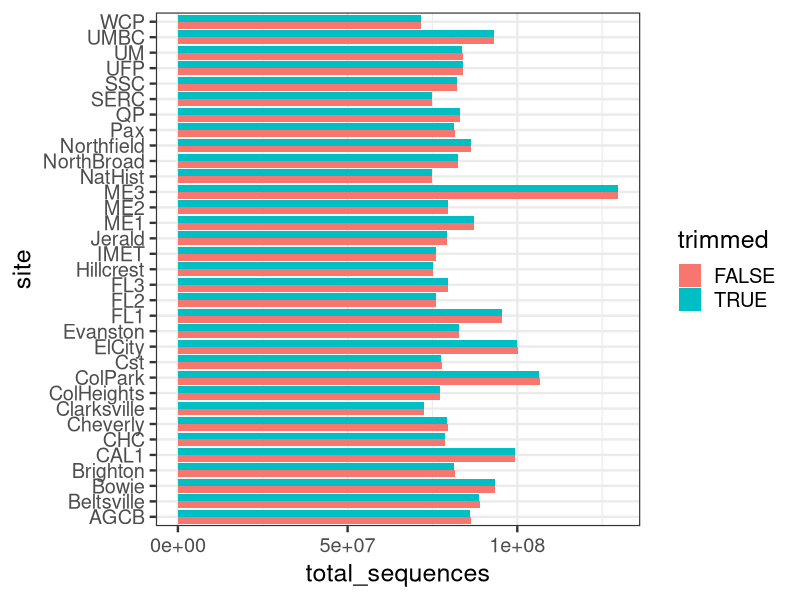
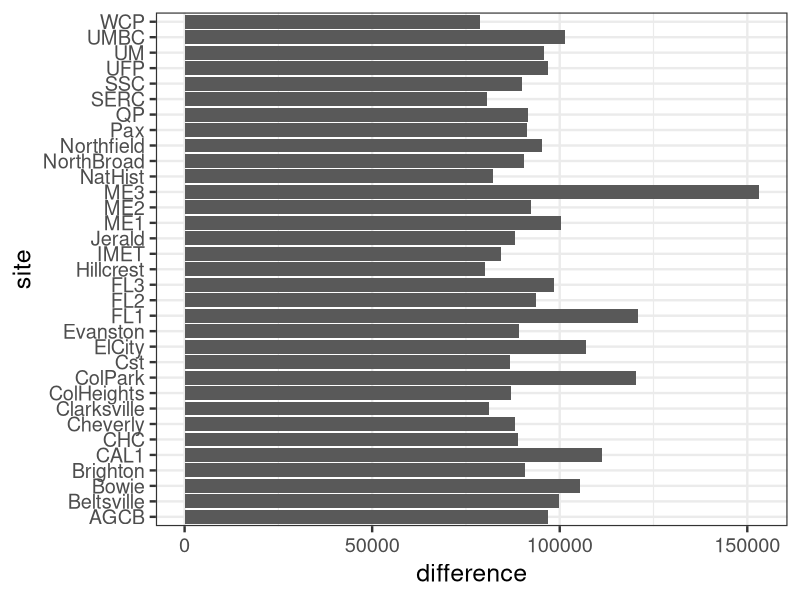
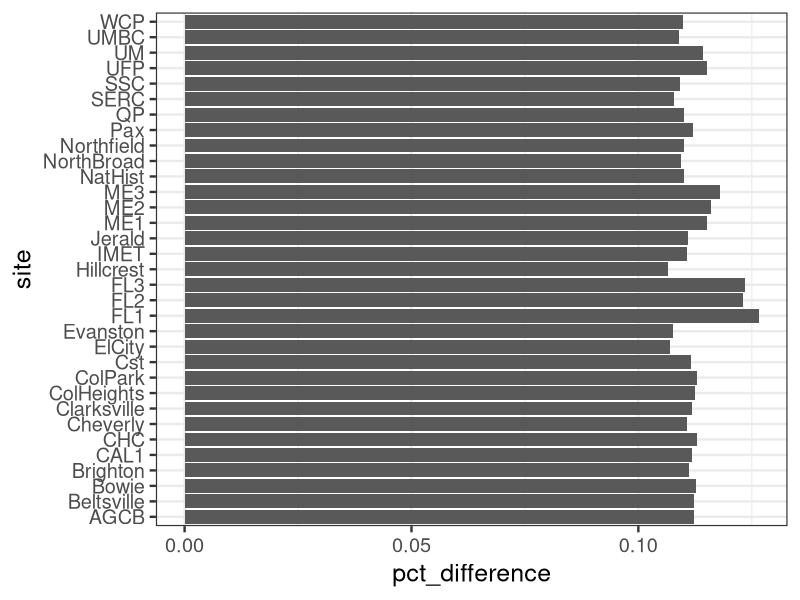
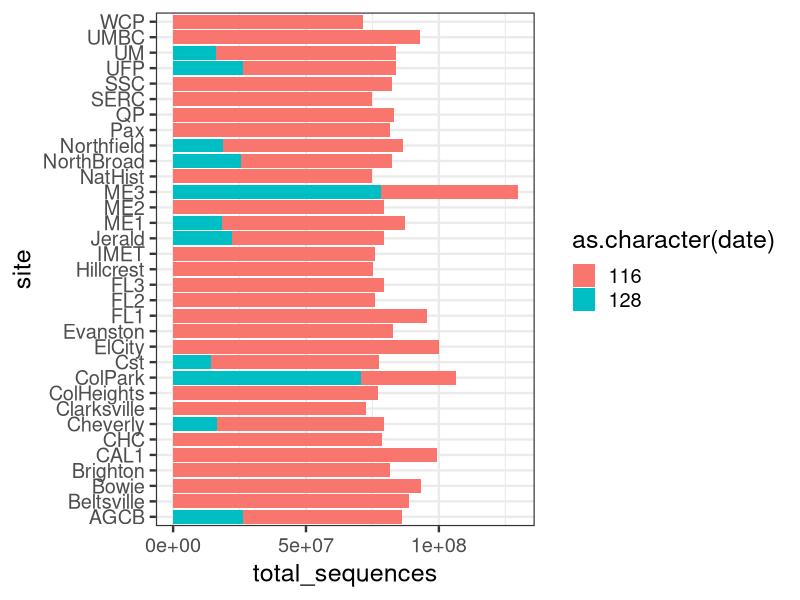

Generate these figures, in order, with R:
# packages
library(dplyr)
library(tidyverse)
library(ggplot2)

# set working directory
setwd('C:/Users/Ben/Desktop/UMD/Research/SequencingData/SequencingData/')

# load data
data = read.csv('sequencing_files.csv')

# for the sake of read counts, removing all R2's since they're identical to R1
data = data[data$run == 'R1',]

# combine between dates
data = data %>% group_by(site, trimmed) %>%
  summarize(total_sequences = sum(total_sequences))

# bar plot comparing trimmed and un-trimmed
p = ggplot(data) +
  geom_bar(mapping = aes(x = site, y = total_sequences, fill = trimmed),
           stat = 'identity', position = 'dodge') +
  coord_flip() +
  theme_bw(base_size = 18)

ggsave(p, filename = 'trimmed_vs_untrimmed_raw_read_counts.png', width = 10, height = 8, units = 'in')

# calculating the percentage and raw difference between trimmed and untrimmed read counts
trimmed_vs_untrimmed = data %>%
  pivot_wider(names_from = trimmed, values_from = total_sequences) %>%
  rename(untrimmed = `FALSE`, trimmed = `TRUE`) %>%
  mutate(difference = untrimmed - trimmed,
         pct_difference = (difference/untrimmed)*100)

# raw difference
p = ggplot(trimmed_vs_untrimmed) +
  geom_bar(mapping = aes(x = site, y = difference),
           stat = 'identity') +
  coord_flip() +
  theme_bw(base_size = 18)

ggsave(p, filename = 'trimmed_vs_untrimmed_raw_difference.png', width = 10, height = 8, units = 'in')


# pct difference
p = ggplot(trimmed_vs_untrimmed) +
  geom_bar(mapping = aes(x = site, y = pct_difference),
           stat = 'identity') +
  coord_flip() +
  theme_bw(base_size = 18)

ggsave(p, filename = 'trimmed_vs_untrimmed_pct_difference.png', width = 10, height = 8, units = 'in')

# load data again
data = read.csv('sequencing_files.csv')

# for the sake of read counts, removing all R2's since they're identical to R1
data = data[data$run == 'R1',]

# also now judy looking at trimmed data
data = data[data$trimmed == 'TRUE',]

# bar plot comparing runs
p = ggplot(data) +
  geom_bar(mapping = aes(x = site, y = total_sequences, fill = as.character(date)),
           stat = 'identity', position = 'stack') +
  coord_flip() +
  theme_bw(base_size = 18)

ggsave(p, filename = 'trimmed_read_counts_across_runs.png', width = 10, height = 8, units = 'in')
